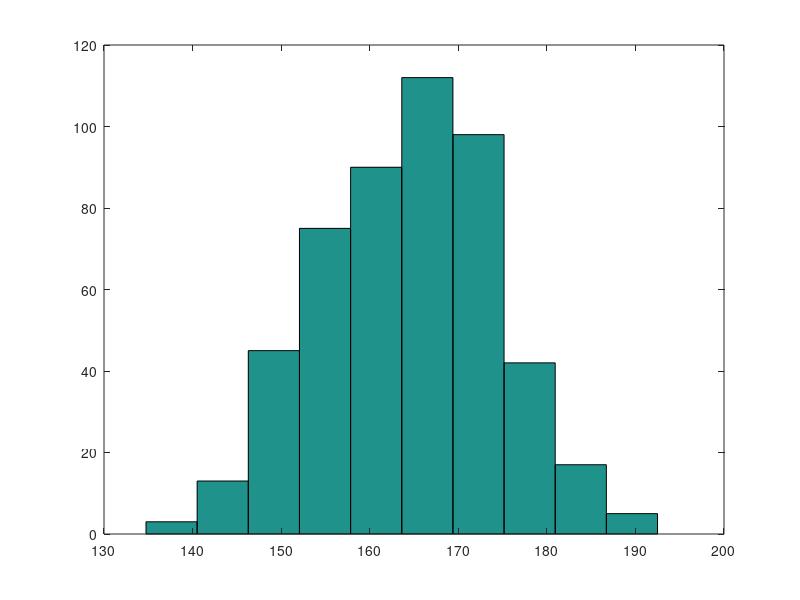

MATLAB code to generate this figure:
N = 500;
valMedie = 165;
deviatia = 10;

# i)
vector = normrnd(valMedie, deviatia, 1, N);
hist(vector, 10)

# iii)
vectorInaltimi = [];
for i = 1 : N
  # retin intr-un vector inaltimile generate din intervalul [160, 170]
  if vector(i) >= 160 && vector(i) <= 170
    vectorInaltimi = [vectorInaltimi, vector(i)];
  endif
endfor

ValoareaMedie = mean(vector)
valMedie

DeviatiaStandard = std(vector)
deviatia

frecventaRelativa = length(vectorInaltimi) / N
frecventaTeoretica = normcdf(170, valMedie, deviatia) - normcdf(160, valMedie, deviatia)